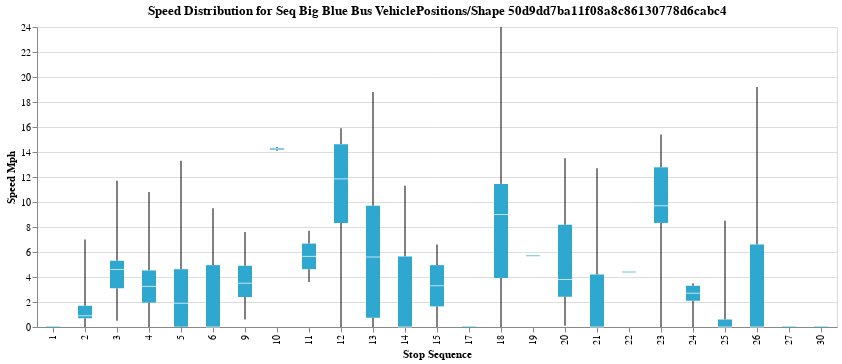

Write notebook code for a chart like this one.
### Code cell
box_whisker(merge1, shape_array4)

### Figure 1 — Vega-Lite specification as saved in the notebook (floating-point values rounded to 4 significant figures; data arrays with more than 128 entries replaced by an {"elided": "..."} marker saying what was removed)
{"config": {"view": {"continuousWidth": 400, "continuousHeight": 300}}, "data": {"name": "data-3412f879c7d1f486c07c4db48c22c002"}, "mark": {"type": "boxplot", "extent": "min-max"}, "encoding": {"color": {"field": "Shape Array Key", "legend": null, "scale": {"range": ["#2EA8CE", "#EB9F3C", "#F4D837", "#51BF9D", "#8CBCCB", "#9487C0"]}, "type": "nominal"}, "x": {"field": "Stop Sequence", "type": "ordinal"}, "y": {"field": "Speed Mph", "type": "quantitative"}}, "height": 300, "title": "Speed Distribution for Seq Big Blue Bus VehiclePositions/Shape 50d9dd7ba11f08a8c86130778d6cabc4", "width": 800, "$schema": "https://vega.github.io/schema/vega-lite/v4.17.0.json", "datasets": {"data-3412f879c7d1f486c07c4db48c22c002": {"elided": "231 records"}}}
